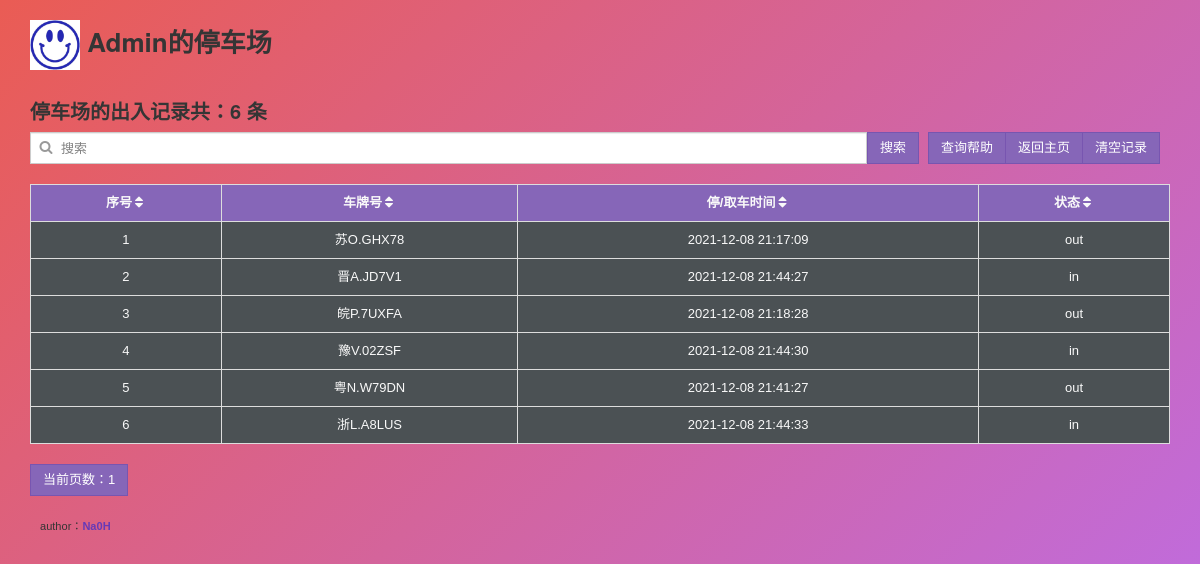
Screenshot of /log (signed in) with the database file from the repository.
### app.py (models this page shows, shortened)
class User(db.Model, UserMixin):
    id = db.Column(db.Integer, primary_key=True)
    name = db.Column(db.String(20))
    username = db.Column(db.String(20))
    password_hash = db.Column(db.String(128))

class ParkLog(db.Model):
    id = db.Column(db.Integer, autoincrement=True, primary_key=True)
    carnum = db.Column(db.String(20))
    status = db.Column(db.String(20))
    time = db.Column(db.DateTime)

### app.py (the view, shortened to what this page needs)
@app.route("/log", methods=['GET', 'POST'])
@login_required
def log():
    flag = 1
    page = int(request.args.get('page', 1))
    a = ParkLog.query.paginate(page, per_page=10, error_out=False)
    if page > a.pages or page < 1:
        page = 1
    pagination = ParkLog.query.paginate(page, per_page=10, error_out=False)
    return render_template('log.html', user=User.query.first(), pagination=pagination, flag=flag)

### app.py (called while the page is built)
@login_manager.user_loader
def load_user(user_id):  # 创建用户加载回调函数，接受用户 ID 作为参数
    user = User.query.get(int(user_id))  # 用 ID 作为 User 模型的主键查询对应的用户
    return user  # 返回用户对象

### templates/log.html (shortened to what this page needs)
<!DOCTYPE html>
<html lang="en">
<head>
    <link href="{{ url_for('static', filename='css/zui.css') }}" rel="stylesheet">
    <link href="{{ url_for('static', filename='css/zui-theme.css') }}" rel="stylesheet">
    <link href="{{ url_for('static', filename='lib/datagrid/zui.datagrid.min.css') }}" rel="stylesheet">
    <link rel="stylesheet" type="text/css" href="{{ url_for('static', filename='login/styles.css') }}">
</head>
<body>
<div class="container">
    <h1>
    <img alt="picturl1" src="{{ url_for('static', filename='images/avatar.jpg') }}" height="50" width="50">
    {{ user.name }}的停车场
    </h1>
</div>
<div class="container">
    <h2>停车场的出入记录共：{{ pagination.total }} 条</h2>
    <form method="post">
        <div class="input-group">
          <div class="input-control search-box search-box has-icon-left has-icon-right search-example" id="searchcartext">
            <input id="searchcar" type="text" class="form-control search-input" placeholder="搜索" name="searchcarnum" id="searchcarnum">
            <label for="searchcar" class="input-control-icon-left search-icon">
                <i class="icon icon-search"></i>
            </label>
          </div>
          <span class="input-group-btn">
            <input class="btn btn-primary" type="submit" name="searchcarb" value="搜索"></input>
          </span>
          <span class="input-group-btn container">
            <input class="btn btn-primary" type="submit" name="help" value="查询帮助">
            <input class="btn btn-primary" type="submit" name="backindex" value="返回主页">
            <input class="btn btn-primary" type="submit" name="dellog" value="清空记录">
          </span>
        </div>
    </form>
    <br>
    <table id="cartable" class="table table-bordered" style="background-color: #4b5154;text-align: center;">
        <form method="post" class="container">
            <thead>
                <tr>
                    <th style="color:#f9f9f9;text-align: center;background-color: #8666b8;">序号<i class="icon icon-sort"></i></th>
                    <th style="color:#f9f9f9;text-align: center;background-color: #8666b8;">车牌号<i class="icon icon-sort"></i></th>
                    <th style="color:#f9f9f9;text-align: center;background-color: #8666b8;">停/取车时间<i class="icon icon-sort"></i></th>
                    <th style="color:#f9f9f9;text-align: center;background-color: #8666b8;">状态<i class="icon icon-sort"></i></th>
                </tr>
            </thead>
        </form>
        <tbody>
            {% for pcar in pagination.items %}
            <tr>
                <td style="color:#f9f9f9;">{{ pcar.id }}</td>
                <td style="color:#f9f9f9;">{{ pcar.carnum }}</td>
                <td style="color:#f9f9f9;">{{ pcar.time }}</td>
                <td style="color:#f9f9f9;">{{ pcar.status }}</td>
            </tr>
            {% endfor %}
        </tbody>
    </table>
{%if flag%}
    <form method="post">
        <div class="input-group" >
        <span class="btn btn-primary">
            当前页数：{{ pagination.page }}
        </span>
        </div>
    </form>
{% endif %}
<br>
<footer class="container">
    <small>author：<a href="http://na0h.cn"><strong>Na0H</strong></a></small>
</footer>
</body>
</html>

### static/css/zui-theme.css (style rules this page uses)
.btn { border-radius: 0; color: #353535; background-color: #f2f2f2; border-color: #bfbfbf; }
.btn-primary { color: #fff; background-color: #8666b8; border-color: #7855b0; }
.form-control { border-radius: 0; }
.input-group-addon:not(:first-child):not(:last-child), .input-group-btn:not(:first-child):not(:last-child), .input-group .form-control:not(:first-child):not(:last-child) { border-radius: 0; }
.input-group .form-control:first-child, .input-group-addon:first-child, .input-group-btn:first-child > .btn, .input-group-btn:first-child > .btn-group > .btn, .input-group-btn:first-child > .dropdown-toggle, .input-group-btn:last-child > .btn:not(:last-child):not(.dropdown-toggle), .input-group-btn:last-child > .btn-group:not(:last-child) > .btn { border-bottom-right-radius: 0; border-top-right-radius: 0; }
.input-group .form-control:last-child, .input-group-addon:last-child, .input-group-btn:last-child > .btn, .input-group-btn:last-child > .btn-group > .btn, .input-group-btn:last-child > .dropdown-toggle, .input-group-btn:first-child > .btn:not(:first-child), .input-group-btn:first-child > .btn-group:not(:first-child) > .btn { border-bottom-left-radius: 0; border-top-left-radius: 0; }

### static/login/styles.css (style rules this page uses)
body { -webkit-perspective: 800px; perspective: 800px; height: 100vh; margin: 0; font-family: 'Gudea', sans-serif; background: #EA5C54; background: -webkit-gradient(linear, left top, right bottom, color-stop(0%, #EA5C54), color-stop(100%, #bb6dec)); background: -webkit-linear-gradient(-45deg, #EA5C54 0%, #bb6dec 100%); background: -webkit-linear-gradient(315deg, #EA5C54 0%, #bb6dec 100%); background: linear-gradient(135deg, #EA5C54 0%, #bb6dec 100%); filter: progid:DXImageTransform.Microsoft.gradient( startColorstr='#EA5C54 ', endColorstr='#bb6dec',GradientType=1 ); }

### rows the page displays
User: name "Admin"
ParkLog: id "1", carnum "苏O.GHX78", time "2021-12-08 21:17:09", status "out"
ParkLog: id "2", carnum "晋A.JD7V1", time "2021-12-08 21:44:27", status "in"
ParkLog: id "3", carnum "皖P.7UXFA", time "2021-12-08 21:18:28", status "out"
ParkLog: id "4", carnum "豫V.02ZSF", time "2021-12-08 21:44:30", status "in"
ParkLog: id "5", carnum "粤N.W79DN", time "2021-12-08 21:41:27", status "out"
ParkLog: id "6", carnum "浙L.A8LUS", time "2021-12-08 21:44:33", status "in"

### other values shown
{{ pagination.total }} "6"
{{ pagination.page }} "1"
